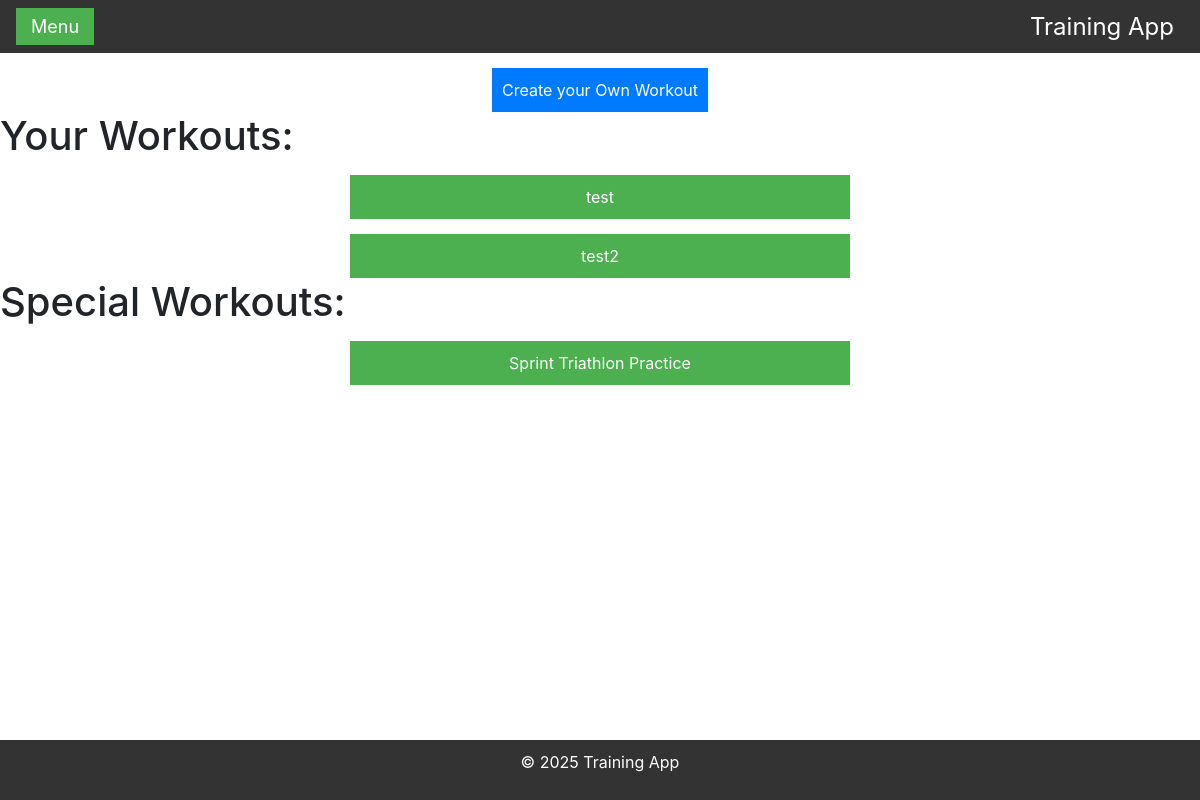
The app's page /your_workouts/ (signed in) with its own data.
### training/models.py (models this page shows, shortened)
class Workout(models.Model):
    title = models.CharField(max_length=255)  # Pole tekstowe na tytuł treningu
    difficulty = models.CharField(max_length=50)  # Pole tekstowe na poziom trudności
    duration = models.IntegerField()  # Pole liczbowe na czas trwania treningu (w minutach)
    steps = models.TextField()  # Pole tekstowe na kroki/etapy treningu
    is_admin = models.BooleanField(default=False)  # Pole logiczne wskazujące, czy trening został stworzony przez administratora
    created_by = models.ForeignKey(User, on_delete=models.CASCADE, null=True, blank=True)
    created_at = models.DateTimeField(auto_now_add=True)  # Automatyczne ustawienie daty i czasu utworzenia
    achievement = models.ForeignKey(Achievement, on_delete=models.SET_NULL, null=True, blank=True)

### training/views.py (the view)
# urls.py: path('your_workouts/', views.your_workouts, name='your_workouts'),  # Wyświetlanie treningów użytkownika
@login_required
def your_workouts(request):
    user_workouts = Workout.objects.filter(created_by=request.user, is_admin=False)  # Pobiera treningi stworzone przez użytkownika
    admin_workouts = Workout.objects.filter(is_admin=True, userworkout__user=request.user)  # Pobiera treningi administracyjne przypisane do użytkownika
    return render(request, 'training/your_workouts.html', {
        'user_workouts': user_workouts,
        'admin_workouts': admin_workouts,
    })

### training/templates/training/your_workouts.html (shortened to what this page needs)
{% extends 'training/base.html' %}
{% block content %}
<button class="create-your-workout" onclick="openCreateWorkoutModal()">Create your Own Workout</button>
<h1>Your Workouts:</h1>
<div id="workout-list">
    {% for workout in user_workouts %}
        <div class="workout-item" data-id="{{ workout.id }}">
            <button class="workout-button" onclick="showWorkoutDetails('{{ workout.title }}', '{{ workout.difficulty }}', '{{ workout.duration }}', '{{ workout.steps|escapejs }}', '{{ workout.id }}', false)">{{ workout.title }}</button>
        </div>
    {% endfor %}
</div>
{% if admin_workouts %}
<h1>Special Workouts:</h1>
<div id="special-workout-list">
    {% for workout in admin_workouts %}
        <div class="workout-item" data-id="{{ workout.id }}">
            <button class="workout-button" onclick="showWorkoutDetails('{{ workout.title }}', '{{ workout.difficulty }}', '{{ workout.duration }}', '{{ workout.steps|escapejs }}', '{{ workout.id }}', true)">{{ workout.title }}</button>
        </div>
    {% endfor %}
</div>
{% endif %}
{% endblock %}

### training/templates/training/base.html (style rules this page uses)
body { font-family: Arial, sans-serif; margin: 0; padding: 0; box-sizing: border-box; }
button { width: 100%; padding: 10px; background-color: #007bff; color: #fff; border: none; border-radius: 4px; cursor: pointer; }

### training/templates/training/your_workouts.html (style rules this page uses)
.create-your-workout { display: flex; justify-content: center; max-width: fit-content; position: relative; margin-right: auto; margin-left: auto; font-size: 16px; margin-top: 15px; }
.workout-button { display: block; background-color: #4CAF50; color: white; justify-content: center; max-width: 500px; margin-right: auto; margin-top: 15px; margin-left: auto; font-size: 16px; }

### records on screen
Workout: title "test"
Workout: title "test2"
Workout: title "Sprint Triathlon Practice"
